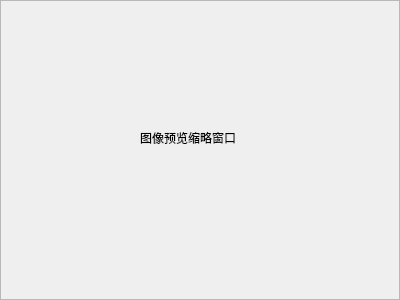
<?xml version="1.0" encoding="UTF-8"?>
<ui version="4.0">
 <class>ImageThumbWidget</class>
 <widget class="QFrame" name="ImageThumbWidget">
  <property name="geometry">
   <rect>
    <x>0</x>
    <y>0</y>
    <width>400</width>
    <height>300</height>
   </rect>
  </property>
  <property name="windowTitle">
   <string>Frame</string>
  </property>
  <property name="frameShape">
   <enum>QFrame::StyledPanel</enum>
  </property>
  <property name="frameShadow">
   <enum>QFrame::Raised</enum>
  </property>
  <widget class="QLabel" name="label">
   <property name="geometry">
    <rect>
     <x>140</x>
     <y>130</y>
     <width>111</width>
     <height>16</height>
    </rect>
   </property>
   <property name="text">
    <string>图像预览缩略窗口</string>
   </property>
  </widget>
 </widget>
 <resources/>
 <connections/>
</ui>
